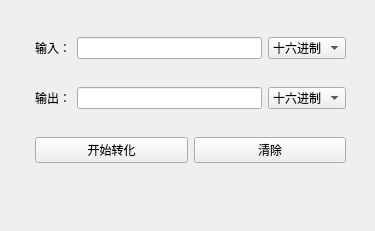
<?xml version="1.0" encoding="UTF-8"?>
<ui version="4.0">
 <class>Form</class>
 <widget class="QWidget" name="Form">
  <property name="geometry">
   <rect>
    <x>0</x>
    <y>0</y>
    <width>375</width>
    <height>231</height>
   </rect>
  </property>
  <property name="windowTitle">
   <string>进制转化</string>
  </property>
  <widget class="QWidget" name="layoutWidget">
   <property name="geometry">
    <rect>
     <x>30</x>
     <y>10</y>
     <width>321</width>
     <height>181</height>
    </rect>
   </property>
   <layout class="QVBoxLayout" name="verticalLayout">
    <property name="leftMargin">
     <number>5</number>
    </property>
    <property name="topMargin">
     <number>5</number>
    </property>
    <property name="rightMargin">
     <number>5</number>
    </property>
    <property name="bottomMargin">
     <number>5</number>
    </property>
    <item>
     <layout class="QHBoxLayout" name="horizontalLayout">
      <item>
       <widget class="QLabel" name="label">
        <property name="text">
         <string>输入：</string>
        </property>
       </widget>
      </item>
      <item>
       <widget class="QLineEdit" name="lineEdit"/>
      </item>
      <item>
       <widget class="QComboBox" name="comboBox">
        <item>
         <property name="text">
          <string>十六进制</string>
         </property>
        </item>
        <item>
         <property name="text">
          <string>十进制</string>
         </property>
        </item>
        <item>
         <property name="text">
          <string>八进制</string>
         </property>
        </item>
        <item>
         <property name="text">
          <string>二进制</string>
         </property>
        </item>
       </widget>
      </item>
     </layout>
    </item>
    <item>
     <layout class="QHBoxLayout" name="horizontalLayout_2">
      <item>
       <widget class="QLabel" name="label_2">
        <property name="text">
         <string>输出：</string>
        </property>
       </widget>
      </item>
      <item>
       <widget class="QLineEdit" name="lineEdit_2"/>
      </item>
      <item>
       <widget class="QComboBox" name="comboBox_2">
        <item>
         <property name="text">
          <string>十六进制</string>
         </property>
        </item>
        <item>
         <property name="text">
          <string>十进制</string>
         </property>
        </item>
        <item>
         <property name="text">
          <string>八进制</string>
         </property>
        </item>
        <item>
         <property name="text">
          <string>二进制</string>
         </property>
        </item>
       </widget>
      </item>
     </layout>
    </item>
    <item>
     <layout class="QHBoxLayout" name="horizontalLayout_3">
      <item>
       <widget class="QPushButton" name="pushButton">
        <property name="text">
         <string>开始转化</string>
        </property>
       </widget>
      </item>
      <item>
       <widget class="QPushButton" name="pushButton_2">
        <property name="text">
         <string>清除</string>
        </property>
       </widget>
      </item>
     </layout>
    </item>
   </layout>
  </widget>
 </widget>
 <resources/>
 <connections/>
</ui>
